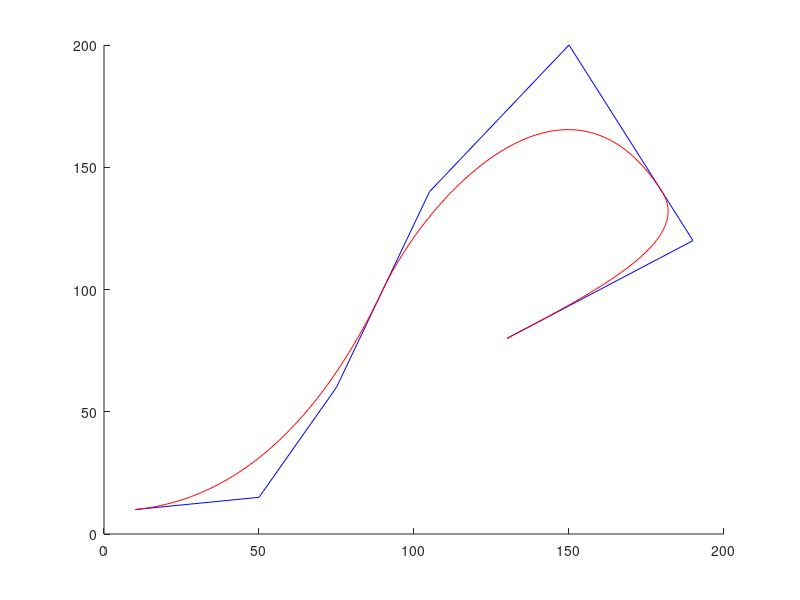

This figure's MATLAB source:
clear all;
x = [10, 50, 75, 90, 105, 150, 180, 190, 160, 130];
y = [10, 15, 60, 100, 140, 200, 140, 120, 100, 80];

g_x1 = @(u) x(1).*(1-u).^3 + x(2).*3.*u.*((1-u).^2) + x(3).*3.*u.^2.*(1-u) + x(4).*u.^3;
g_y1 = @(u) y(1).*(1-u).^3 + y(2).*3.*u.*((1-u).^2) + y(3).*3.*u.^2.*(1-u) + y(4).*u.^3;

g_x2 = @(u) x(4).*(1-u).^3 + x(5).*3.*u.*((1-u).^2) + x(6).*3.*u.^2.*(1-u) + x(7).*u.^3;
g_y2 = @(u) y(4).*(1-u).^3 + y(5).*3.*u.*((1-u).^2) + y(6).*3.*u.^2.*(1-u) + y(7).*u.^3;

g_x3 = @(u) x(7).*(1-u).^3 + x(8).*3.*u.*((1-u).^2) + x(9).*3.*u.^2.*(1-u) + x(10).*u.^3;
g_y3 = @(u) y(7).*(1-u).^3 + y(8).*3.*u.*((1-u).^2) + y(9).*3.*u.^2.*(1-u) + y(10).*u.^3;


hold on;
u = linspace(0,1);
plot(x, y, 'blue');
plot(g_x1(u), g_y1(u), 'red');
plot(g_x2(u), g_y2(u), 'red');
plot(g_x3(u), g_y3(u), 'red');


